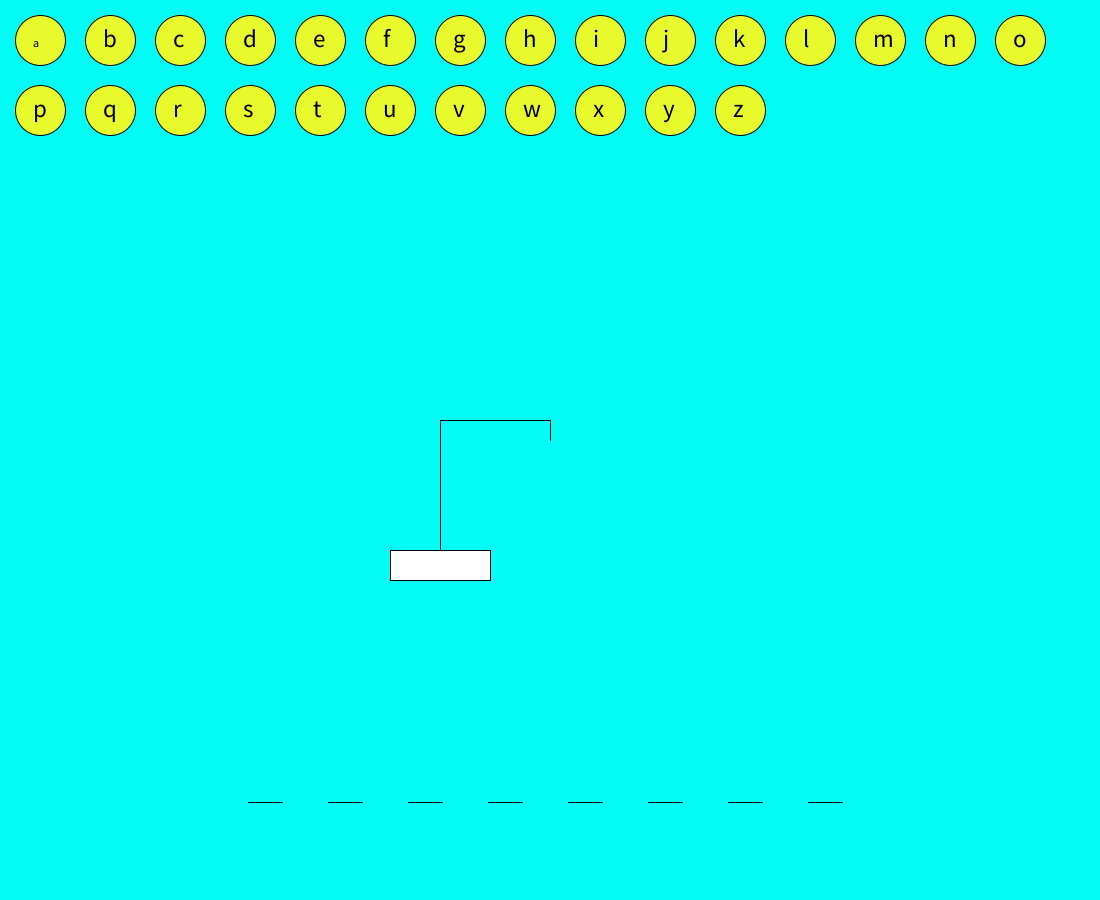
Frame 1 (no input)
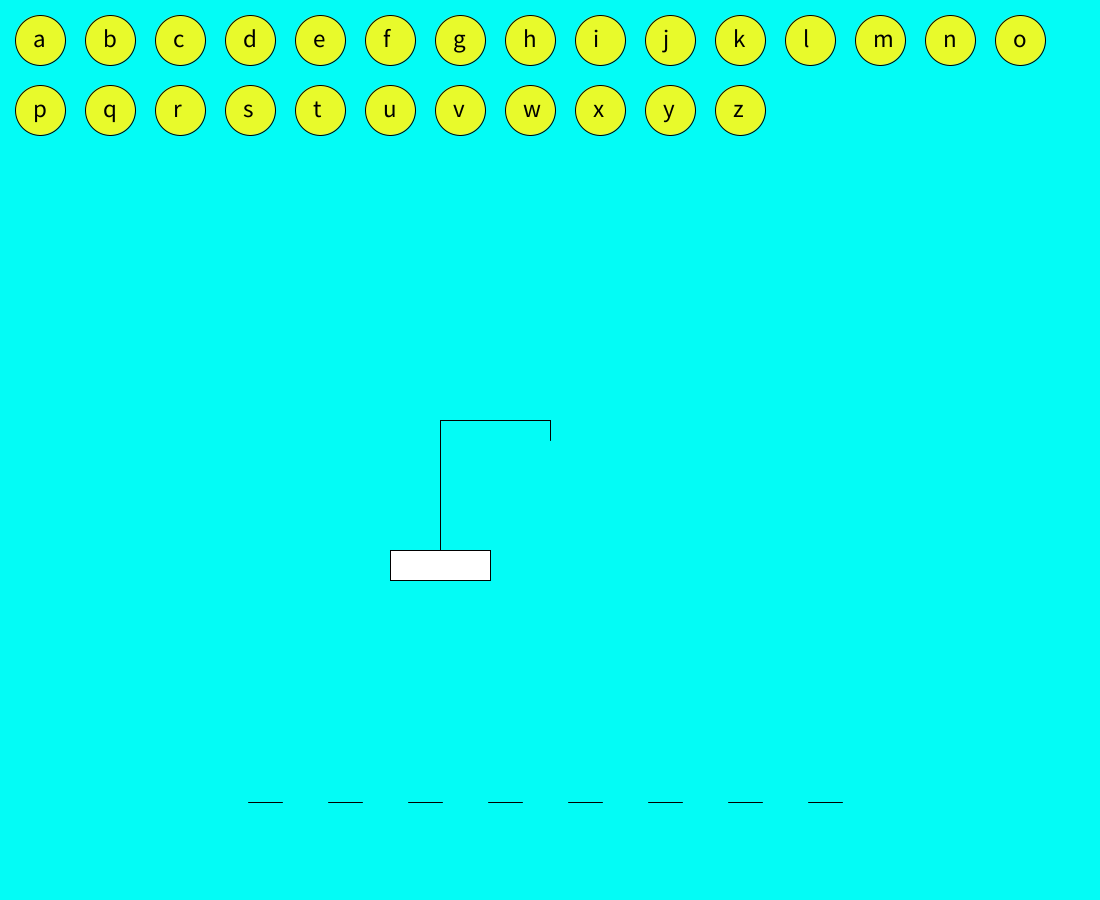
Frame 60 (the mouse pressed at the canvas centre just before this capture)
Frame 120 (the mouse held since frame 60 and released just before this capture): identical to frame 60, image omitted

The Processing sketch that drew these frames (run headless with seeded random() and noise(); from frame 60 on, the mouse is pressed at the canvas centre):

// Processing sketch: Hangman
// ── Hangman.pde
final int WIDTH = 1100;
final int HEIGHT = 900;
final int BUTTON_WIDTH = 50;
final int BUTTON_HEIGHT = 50;
final int CYAN = #03FCF6;
final int YELLOW = #E8FA2B;
final int ALPHABET_SIZE = 26;
final String[] ALPHABET = {"a","b","c","d","e","f","g","h","i","j","k","l","m","n","o","p","q","r","s","t","u","v","w","x","y","z"};
final int GAP_BETWEEN_LETTERS = 50;
final int LETTER_SIZE = 30;
final int HEAD_WIDTH = 20;
final int HEAD_X_CENTER = (WIDTH/2);
final int HEAD_Y_CENTER = (HEIGHT/2);
final int BODY_LENGTH = 60;
final int BOX_WIDTH = 100;
final int BOX_HEIGHT = 30;
final int BOX_X_POSITION = HEAD_X_CENTER-(HEAD_WIDTH/2)-BOX_WIDTH-50;
final int BOX_Y_POSITION = (HEAD_Y_CENTER+(HEAD_WIDTH/2)+BODY_LENGTH)+(BODY_LENGTH/2);

Button button;
Word word;
Man man;
Limb limb;

void settings() {
  size(WIDTH, HEIGHT);
}

void setup() {
  frameRate(60);
  button = new Button();
  word = new Word();
  man = new Man();
  limb = new Limb();      
}

void draw() {
  background(CYAN);
  button.draw();
  button.drawLetters();
  word.draw();
  man.draw(limb);
  man.checkGameOver(word);
}

void mousePressed() {
  if(man.livesLeft>0) {
    button.checkIfPicked(word, man); 
  }
}

// ── Button.pde
class Button {
  int xPosition;
  int yPosition;
  boolean chosen;
  String associatedLetter;
  ArrayList<Button> buttons;
  
  public Button() {
    buttons = new ArrayList<Button>();
    createButtons();
  }
  
  public Button(int xPos, int yPos, String letter) {
    xPosition = xPos;
    yPosition = yPos;
    chosen = false;  
    associatedLetter = letter;
  }
  
  void createButtons() {
      int xPos = 40;
      int yPos = 40;
      for(int i=0; i<ALPHABET_SIZE; i++) {
        Button button = new Button(xPos, yPos, ALPHABET[i]);
        buttons.add(button);
        if((xPos+BUTTON_WIDTH) < (WIDTH-40)) {
          xPos+=(BUTTON_WIDTH + 20);    
        }
        else {
          xPos = 40;
          yPos += (BUTTON_HEIGHT + 20);
        }
      }
  }
  
  void drawLetters() {
    for(Button b : buttons) {
      if(b.chosen==false) {
        fill(0);
        text(""+b.associatedLetter, (b.xPosition-7), b.yPosition+7);
        textSize(BUTTON_WIDTH/2);
      }
    }
  }
  
  void checkIfPicked(Word word, Man man) {
    man.decreaseLives=true;
    for(Button b : buttons) {
      if(mouseX>=(b.xPosition-(BUTTON_WIDTH/2)) && mouseX<=(b.xPosition+(BUTTON_WIDTH/2)) 
          && mouseY<=(b.yPosition+(BUTTON_HEIGHT/2)) && mouseY>=(b.yPosition-(BUTTON_HEIGHT/2)) && b.chosen==false) {    // this if statement is for a square though ... FIX!
        b.chosen=true;
        for(Letter_In_Answer l : word.answer) {
          if(b.associatedLetter==l.letter) {
              l.display = true;
              man.drawNextLimb = false;
              man.decreaseLives=false;
              break;
          }
          if(l.display==false) {
              word.isCompleted=false;
          }
        }
        if(word.isCompleted==true && man.livesLeft>0) {
            fill(0);
            text("Winner!", (WIDTH/2)-100, (HEIGHT/2)-100);
            textSize(20);
        }
        if(man.decreaseLives==true && man.livesLeft>0) {
          man.livesLeft--;  
          man.limbIndex++;
        }
      }
    }
  
  }
  
  void draw() {
    fill(YELLOW);
    for(Button b : buttons) {
      if(b.chosen==false) {
        ellipse(b.xPosition, b.yPosition, BUTTON_WIDTH, BUTTON_HEIGHT);
      }
    }
  }
  
  
}

// ── Letter_In_Answer.pde
class Letter_In_Answer {
  
  int xPosition;
  int yPosition;
  String letter; 
  boolean display;
 
  public Letter_In_Answer(String l, int xPos, int yPos) {
    xPosition = xPos;
    yPosition = yPos;
    letter = l;
    display = false;
  }
  
}

// ── Limb.pde
class Limb {
  
  int xPos;
  int yPos;
  
  Integer[] limbs;
  
  public Limb() {
   // xPos = x;
   // yPos = y;
    limbs = new Integer[20];
    populateLimbs();
  }
  
  void populateLimbs() {                               //     O
    int bodyTopX = (WIDTH/2);                          //    \|/
    int bodyTopY = (HEIGHT/2);                         //     |
    limbs[0] = bodyTopX;
    limbs[1] = bodyTopY;
    
    int bodyBottomX = bodyTopX;
    int bodyBottomY = (HEIGHT/2) + 50;
    limbs[2] = bodyBottomX;
    limbs[3] = bodyBottomY;
    
    int upLeftArmBottomX = bodyTopX;                     //    / \
    int upLeftArmBottomY = bodyTopY - 25;
    limbs[4] = upLeftArmBottomX;
    limbs[5] = upLeftArmBottomY;
    
    int upLeftArmTopX = upLeftArmBottomX - 30; 
    int upLeftArmTopY = upLeftArmBottomY - 30;
    limbs[6] = upLeftArmTopX;
    limbs[7] = upLeftArmTopY;
    
    int upRightArmBottomX = upLeftArmBottomX;
    int upRightArmBottomY = upLeftArmBottomY;
    limbs[8] = upRightArmBottomX;
    limbs[9] = upRightArmBottomY;    
    
    
    int upRightArmTopX = upRightArmBottomX + 30;
    int upRightArmTopY = upRightArmBottomY - 30;
    limbs[10] = upRightArmTopX;
    limbs[11] = upRightArmTopY;
    
    int downLeftArmTopX = bodyBottomX;
    int downLeftArmTopY = bodyBottomY;
    limbs[12] = downLeftArmTopX;
    limbs[13] = downLeftArmTopY;
    
    
    int downLeftArmBottomX = upLeftArmTopX;
    int downLeftArmBottomY = bodyBottomY+30;
    limbs[14] = downLeftArmBottomX;
    limbs[15] = downLeftArmBottomY;
    
    int downRightArmTopX = downLeftArmTopX;
    int downRightArmTopY = downLeftArmTopY;    
    limbs[16] = downRightArmTopX;
    limbs[17] = downRightArmTopY;
    
    int downRightArmBottomX = upRightArmTopX;
    int downRightArmBottomY = downRightArmTopY+30;
    limbs[18] = downRightArmBottomX;
    limbs[19] = downRightArmBottomY;
  }
  
  
  
  
  void draw() {
    
  }
  
  
  
  
  
}

// ── Man.pde
class Man {
  
  int livesLeft;
  boolean drawNextLimb;
  int limbIndex;
  boolean decreaseLives;
  
  public Man() {
    livesLeft = 6;
    drawNextLimb = false;
    limbIndex=0;
    decreaseLives=false;
  }
  
  void checkGuess() {
    
  }
  
  void checkGameOver(Word word) {
    if(livesLeft<=0) {
      fill(0);
      text("Game Over!", (WIDTH/2)-100, (HEIGHT/2)-100);
      textSize(20);
      fill(0);
      text("Answer: ",(WIDTH/2)-100, (HEIGHT/2)-50);
      int incrementer = 15;
      for(Letter_In_Answer l : word.answer) {
         fill(0);
         text(""+l.letter,(WIDTH/2)-30+incrementer, (HEIGHT/2)-50);      // prints out memory address, need to print out actual word/answer
         textSize(20);
         incrementer+=15;
      }
    }
  }
  
  void draw(Limb l) {
    fill(255);
    rect(BOX_X_POSITION, BOX_Y_POSITION, BOX_WIDTH, BOX_HEIGHT);
    line(BOX_X_POSITION+(BOX_WIDTH/2), BOX_Y_POSITION, BOX_X_POSITION+(BOX_WIDTH/2), HEAD_Y_CENTER-(HEAD_WIDTH/2)-20);
    line(BOX_X_POSITION+(BOX_WIDTH/2), HEAD_Y_CENTER-(HEAD_WIDTH/2)-20, HEAD_X_CENTER, HEAD_Y_CENTER-(HEAD_WIDTH/2)-20);
    line(HEAD_X_CENTER, HEAD_Y_CENTER-(HEAD_WIDTH/2)-20, HEAD_X_CENTER, HEAD_Y_CENTER-(HEAD_WIDTH/2));
    switch (limbIndex) {
    case 1: 
      ellipse(HEAD_X_CENTER, HEAD_Y_CENTER, HEAD_WIDTH, HEAD_WIDTH);      // fix later
      break;
    case 2: 
      ellipse(HEAD_X_CENTER, HEAD_Y_CENTER, HEAD_WIDTH, HEAD_WIDTH);      // fix later
      line(HEAD_X_CENTER, HEAD_Y_CENTER+(HEAD_WIDTH/2), HEAD_X_CENTER, HEAD_Y_CENTER+(HEAD_WIDTH/2)+BODY_LENGTH);
      break;
    case 3: 
      ellipse(HEAD_X_CENTER, HEAD_Y_CENTER, HEAD_WIDTH, HEAD_WIDTH);      // fix later
      line(HEAD_X_CENTER, HEAD_Y_CENTER+(HEAD_WIDTH/2), HEAD_X_CENTER, HEAD_Y_CENTER+(HEAD_WIDTH/2)+BODY_LENGTH);
      line(HEAD_X_CENTER, HEAD_Y_CENTER+(HEAD_WIDTH/2)+(BODY_LENGTH/2), HEAD_X_CENTER-(BODY_LENGTH/2), HEAD_Y_CENTER+(HEAD_WIDTH/2)+(BODY_LENGTH/4));
      break;
    case 4: 
      ellipse(HEAD_X_CENTER, HEAD_Y_CENTER, HEAD_WIDTH, HEAD_WIDTH);      // fix later
      line(HEAD_X_CENTER, HEAD_Y_CENTER+(HEAD_WIDTH/2), HEAD_X_CENTER, HEAD_Y_CENTER+(HEAD_WIDTH/2)+BODY_LENGTH);
      line(HEAD_X_CENTER, HEAD_Y_CENTER+(HEAD_WIDTH/2)+(BODY_LENGTH/2), HEAD_X_CENTER-(BODY_LENGTH/2), HEAD_Y_CENTER+(HEAD_WIDTH/2)+(BODY_LENGTH/4));
      line(HEAD_X_CENTER, HEAD_Y_CENTER+(HEAD_WIDTH/2)+(BODY_LENGTH/2), HEAD_X_CENTER+(BODY_LENGTH/2), HEAD_Y_CENTER+(HEAD_WIDTH/2)+(BODY_LENGTH/4));
      break;
    case 5: 
      ellipse(HEAD_X_CENTER, HEAD_Y_CENTER, HEAD_WIDTH, HEAD_WIDTH);      // fix later
      line(HEAD_X_CENTER, HEAD_Y_CENTER+(HEAD_WIDTH/2), HEAD_X_CENTER, HEAD_Y_CENTER+(HEAD_WIDTH/2)+BODY_LENGTH);
      line(HEAD_X_CENTER, HEAD_Y_CENTER+(HEAD_WIDTH/2)+(BODY_LENGTH/2), HEAD_X_CENTER-(BODY_LENGTH/2), HEAD_Y_CENTER+(HEAD_WIDTH/2)+(BODY_LENGTH/4));
      line(HEAD_X_CENTER, HEAD_Y_CENTER+(HEAD_WIDTH/2)+(BODY_LENGTH/2), HEAD_X_CENTER+(BODY_LENGTH/2), HEAD_Y_CENTER+(HEAD_WIDTH/2)+(BODY_LENGTH/4));
      line(HEAD_X_CENTER, (HEAD_Y_CENTER+(HEAD_WIDTH/2)+BODY_LENGTH), HEAD_X_CENTER-(BODY_LENGTH/2), (HEAD_Y_CENTER+(HEAD_WIDTH/2)+BODY_LENGTH)+(BODY_LENGTH/2));
      break;
    case 6: 
      ellipse(HEAD_X_CENTER, HEAD_Y_CENTER, HEAD_WIDTH, HEAD_WIDTH);      // fix later
      line(HEAD_X_CENTER, HEAD_Y_CENTER+(HEAD_WIDTH/2), HEAD_X_CENTER, HEAD_Y_CENTER+(HEAD_WIDTH/2)+BODY_LENGTH);
      line(HEAD_X_CENTER, HEAD_Y_CENTER+(HEAD_WIDTH/2)+(BODY_LENGTH/2), HEAD_X_CENTER-(BODY_LENGTH/2), HEAD_Y_CENTER+(HEAD_WIDTH/2)+(BODY_LENGTH/4));
      line(HEAD_X_CENTER, HEAD_Y_CENTER+(HEAD_WIDTH/2)+(BODY_LENGTH/2), HEAD_X_CENTER+(BODY_LENGTH/2), HEAD_Y_CENTER+(HEAD_WIDTH/2)+(BODY_LENGTH/4));
      line(HEAD_X_CENTER, (HEAD_Y_CENTER+(HEAD_WIDTH/2)+BODY_LENGTH), HEAD_X_CENTER-(BODY_LENGTH/2), (HEAD_Y_CENTER+(HEAD_WIDTH/2)+BODY_LENGTH)+(BODY_LENGTH/2));
      line(HEAD_X_CENTER, (HEAD_Y_CENTER+(HEAD_WIDTH/2)+BODY_LENGTH), HEAD_X_CENTER+(BODY_LENGTH/2), (HEAD_Y_CENTER+(HEAD_WIDTH/2)+BODY_LENGTH)+(BODY_LENGTH/2));
      break;
      
    default:
    
    }
    
    //if(drawNextLimb==true) {
    //  fill(0);
    //  line(l.limbs[man.limb], l.limbs[man.limb+1], l.limbs[man.limb+2], l.limbs[man.limb+3]);  
    //}
  }
  
  
  
}

// ── Word.pde
class Word {
  
  int size;  
  boolean isCompleted;
  ArrayList<Letter_In_Answer> answer;
  
  public Word() {
    size = (int) random(5, 10);
    answer = new ArrayList<Letter_In_Answer>(size);
    createWord();
    isCompleted=false;
  }
  
  void createWord() {
    int xPos = (WIDTH/2)-300;
    int yPos = HEIGHT - 100;
    for(int i=0; i<size; i++) {
      int index = (int) random(ALPHABET_SIZE);
      String letter = ALPHABET[index];
      Letter_In_Answer l = new Letter_In_Answer(letter, xPos, yPos);
      answer.add(l);
      xPos+=(LETTER_SIZE + GAP_BETWEEN_LETTERS);
    }
  }
  
  void draw() {
    for(Letter_In_Answer l : answer) {
      fill(0);
      line((l.xPosition-2), (l.yPosition+2), (l.xPosition+LETTER_SIZE+2), (l.yPosition+2));
      if(l.display==true) {
        fill(0);
        text(""+l.letter,l.xPosition, l.yPosition);
        textSize(LETTER_SIZE);
      }
    }
}
  
}
